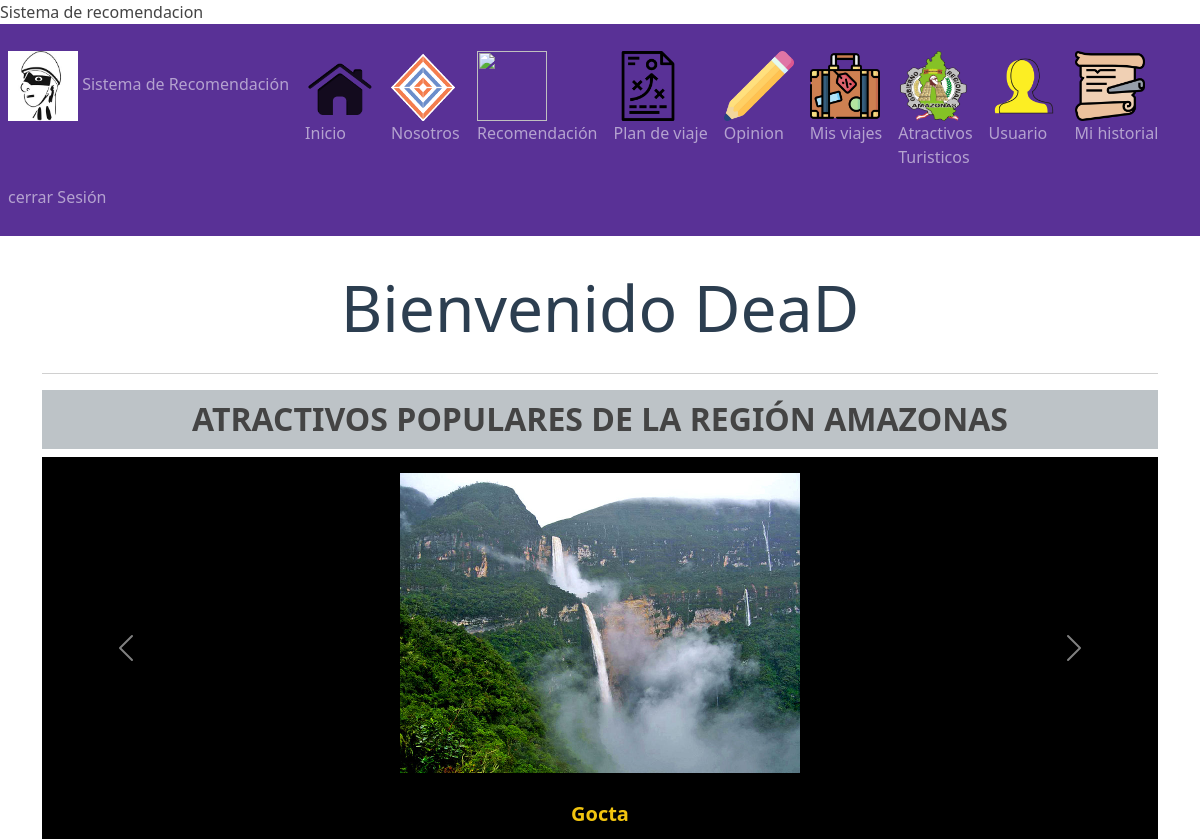
Page /principal.php (signed in) on the committed database.
### tables this page shows
CREATE TABLE `atractivo_turistico` (
  `cod_atractivo_turistico` int(11) NOT NULL,
  `nombre_atractivo_turistico` varchar(50) NOT NULL,
  `imagen` varchar(1000) DEFAULT NULL,
  `descripcion` varchar(250) NOT NULL,
  `tipo_atractivo` varchar(50) NOT NULL,
  `provincia` varchar(50) NOT NULL,
  `tiempo_minimo` time NOT NULL,
  `tiempo_maximo` time NOT NULL,
  `latitud` varchar(15) NOT NULL,
  `longitud` varchar(15) NOT NULL,
  `altura` int(11) DEFAULT NULL,
  `precio_nacional` double DEFAULT NULL,
  `precio_extranjero` double DEFAULT NULL,
  `precio_guia` double DEFAULT NULL,
  `telefono` varchar(50) DEFAULT NULL,
  `clima` int(11) NOT NULL,
  `discapacidad` varchar(40) NOT NULL,
  `enfermedades` varchar(40) NOT NULL,
  `motivacion` int(11) NOT NULL,
  `actividad` int(11) NOT NULL,
  `presupuesto` double NOT NULL,
  `Hotel` int(11) NOT NULL,
  `Restaurante` int(11) NOT NULL
);

### principal.php (the view, shortened to what this page needs)
<?php include("template/cabecera.php");?>
    <div class="jumbotron">
        <h1 class="display-3">Bienvenido <?php echo $nombreTurista; ?> </h1>
        <hr class="my-2">
    </div>
    <?php
include('administrador/config/bd.php');
$sentenciaSQL = $conexion->prepare("SELECT * FROM atractivo_turistico ");
$sentenciaSQL->execute();
$listaAtractivos = $sentenciaSQL->fetchAll(PDO::FETCH_ASSOC);
?>
<h2>ATRACTIVOS POPULARES DE LA REGIÓN AMAZONAS</h2>
<div class="contenedor" >
      <div id="carouselExampleControls" class="carousel slide" data-bs-ride="carousel" >
  <div class="carousel-inner" id="mydiv">
  <?php
    $cont = 0;
    foreach ($listaAtractivos as $atractivo) {
      $actives='';
      if($cont == 0){
        $actives='active';
      }
    ?>
   <div class="carousel-item <?= $actives; ?>  "><p>
     <center> <img src="./img_atractivos/<?php echo $atractivo['imagen']; ?>"  width="400px" heigth="400px"> </center><p>
     <center>  <h5 class="modal-title" id="exampleModalLabel"><?php echo $atractivo['nombre_atractivo_turistico'] ?></h5></center>
    </div>
    <?php
        $cont++;
    }
?>
    </div>
  <button class="carousel-control-prev" type="button" data-bs-target="#carouselExampleControls" data-bs-slide="prev">
    <span class="carousel-control-prev-icon" aria-hidden="true"></span>
  </button>
  <button class="carousel-control-next" type="button" data-bs-target="#carouselExampleControls" data-bs-slide="next">
    <span class="carousel-control-next-icon" aria-hidden="true"></span>
  </button>
</div>
</div>
    <?php include("template/pie.php");?>

### principal.php (style rules this page uses)
h1 { font-weight: 800; text-align: center; color: #2c3e50; padding: 10px; }
h2 { font-weight: 800; text-align: center; background-color: #bdc3c7; padding: 10px; }
h5 { font-weight: 800; text-align: center; color: #f1c40f; padding: 10px; }
#mydiv { background-color:black; }

### rows in the picture
atractivo_turistico: imagen (picture), nombre_atractivo_turistico "Gocta"

### other values in the picture
$nombreTurista "DeaD"
